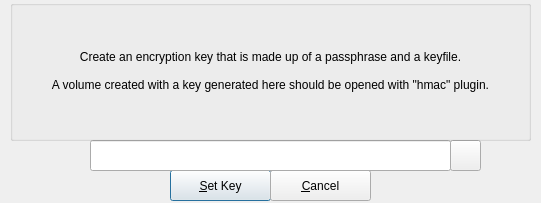
<?xml version="1.0" encoding="UTF-8"?>
<ui version="4.0">
 <class>hmac</class>
 <widget class="QDialog" name="hmac">
  <property name="windowModality">
   <enum>Qt::ApplicationModal</enum>
  </property>
  <property name="geometry">
   <rect>
    <x>0</x>
    <y>0</y>
    <width>541</width>
    <height>203</height>
   </rect>
  </property>
  <property name="windowTitle">
   <string>Key Generator Using A Passphrase And A KeyFile</string>
  </property>
  <widget class="QPushButton" name="pbSetKey">
   <property name="geometry">
    <rect>
     <x>170</x>
     <y>170</y>
     <width>101</width>
     <height>31</height>
    </rect>
   </property>
   <property name="text">
    <string>&amp;Set Key</string>
   </property>
  </widget>
  <widget class="QPushButton" name="pbCancel">
   <property name="geometry">
    <rect>
     <x>270</x>
     <y>170</y>
     <width>101</width>
     <height>31</height>
    </rect>
   </property>
   <property name="text">
    <string>&amp;Cancel</string>
   </property>
  </widget>
  <widget class="QLineEdit" name="lineEdit">
   <property name="geometry">
    <rect>
     <x>90</x>
     <y>140</y>
     <width>361</width>
     <height>31</height>
    </rect>
   </property>
   <property name="echoMode">
    <enum>QLineEdit::Password</enum>
   </property>
  </widget>
  <widget class="QPushButton" name="pbKeyFile">
   <property name="geometry">
    <rect>
     <x>450</x>
     <y>140</y>
     <width>31</width>
     <height>31</height>
    </rect>
   </property>
   <property name="text">
    <string/>
   </property>
  </widget>
  <widget class="QGroupBox" name="groupBox">
   <property name="geometry">
    <rect>
     <x>10</x>
     <y>0</y>
     <width>521</width>
     <height>141</height>
    </rect>
   </property>
   <property name="title">
    <string/>
   </property>
   <widget class="QLabel" name="label">
    <property name="geometry">
     <rect>
      <x>10</x>
      <y>20</y>
      <width>501</width>
      <height>101</height>
     </rect>
    </property>
    <property name="text">
     <string>Create an encryption key that is made up of a passphrase and a keyfile.

A volume created with a key generated here should be opened with &quot;hmac&quot; plugin.</string>
    </property>
    <property name="alignment">
     <set>Qt::AlignCenter</set>
    </property>
    <property name="wordWrap">
     <bool>true</bool>
    </property>
   </widget>
  </widget>
 </widget>
 <resources/>
 <connections/>
</ui>
